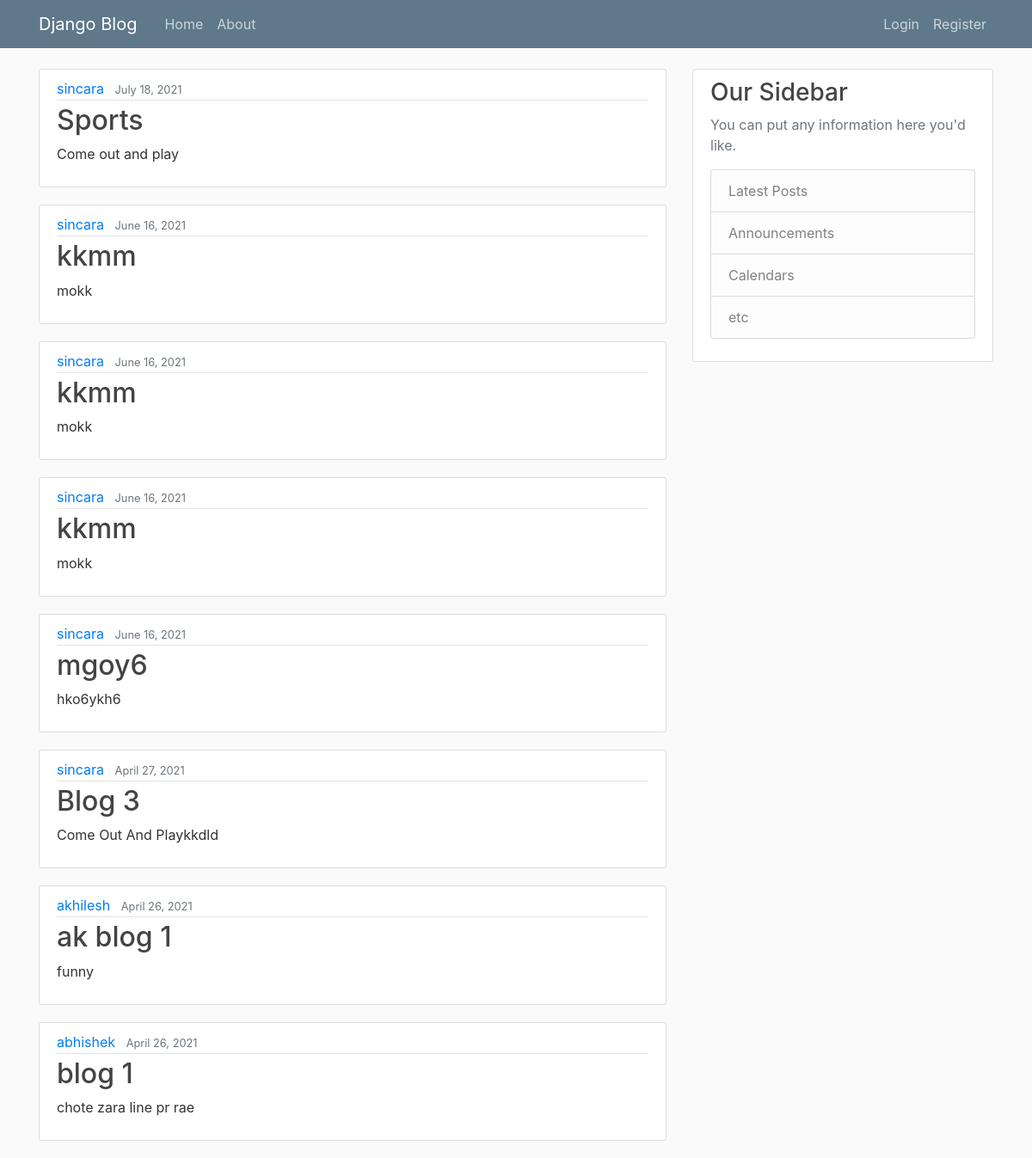
The page / on the database its author committed.
### blog/models.py (models this page shows, shortened)
class Post(models.Model):
    title=models.CharField(max_length=100)
    content=models.TextField()
    date_posted=models.DateTimeField(default=timezone.now)
    author=models.ForeignKey(User,on_delete=models.CASCADE)

### blog/views.py (the view)
# urls.py: urlpatterns=[path('',PostListView.as_view(),name='blog-home'),
class PostListView(ListView):
    model=Post
    template_name='blog/home.html'
    context_object_name='posts'
    ordering=['-date_posted']

### blog/templates/blog/home.html
{% extends "blog/base.html" %}
{% block content %}
    {% for post in posts%}
      <article class="media content-section">
        <div class="media-body">
          <div class="article-metadata">
            <a class="mr-2" href="#">{{ post.author }}</a>
            <small class="text-muted">{{ post.date_posted|date:"F d, Y" }}</small>
          </div>
          <h2><a class="article-title" href="{% url 'post-detail' post.id %}">{{ post.title }}</a></h2>
          <p class="article-content">{{ post.content }}</p>
        </div>
      </article>
    {%endfor%}
{% endblock content%}

### blog/templates/blog/base.html (shortened to what this page needs)
{% load static %}
<!DOCTYPE html>
<html>
<head>
     <link rel="stylesheet" href="https://maxcdn.bootstrapcdn.com/bootstrap/4.0.0/css/bootstrap.min.css">
     <link rel="stylesheet" type="text/css" href="{% static 'blog/main.css' %}">
</head>
<body>
    <header class="site-header">
        <nav class="navbar navbar-expand-md navbar-dark bg-steel fixed-top">
          <div class="container">
            <a class="navbar-brand mr-4" href="{% url 'blog-home'%}">Django Blog</a>
            <div class="collapse navbar-collapse" id="navbarToggle">
              <div class="navbar-nav mr-auto">
                <a class="nav-item nav-link" href="{% url 'blog-home'%}">Home</a>
                <a class="nav-item nav-link" href="{% url 'blog-about'%}">About</a>
              </div>
              <div class="navbar-nav">
                {% if user.is_authenticated %}
                  <a class="nav-item nav-link" href="{% url 'post-create' %}">New Post</a>
                  <a class="nav-item nav-link" href="{% url 'profile' %}">Profile</a>
                  <a class="nav-item nav-link" href="{% url 'logout' %}">Logout</a>
                {% else %}
                  <a class="nav-item nav-link" href="{% url 'login' %}">Login</a>
                  <a class="nav-item nav-link" href="{% url 'register'%}">Register</a>
                {% endif %}
              </div>
            </div>
          </div>
        </nav>
      </header>
    <main role="main" class="container">
        <div class="row">
          <div class="col-md-8">
            {% block content %}{% endblock %}
          </div>
          <div class="col-md-4">
            <div class="content-section">
              <h3>Our Sidebar</h3>
              <p class='text-muted'>You can put any information here you'd like.
                <ul class="list-group">
                  <li class="list-group-item list-group-item-light">Latest Posts</li>
                  <li class="list-group-item list-group-item-light">Announcements</li>
                  <li class="list-group-item list-group-item-light">Calendars</li>
                  <li class="list-group-item list-group-item-light">etc</li>
                </ul>
              </p>
            </div>
          </div>
        </div>
    </main>
</body>
</html>

### blog/static/blog/main.css (style rules this page uses)
body { background: #fafafa; color: #333333; margin-top: 5rem; }
h1, h2, h3, h4, h5, h6 { color: #444444; }
ul { margin: 0; }
.bg-steel { background-color: #5f788a; }
.site-header .navbar-nav .nav-link { color: #cbd5db; }
.content-section { background: #ffffff; padding: 10px 20px; border: 1px solid #dddddd; border-radius: 3px; margin-bottom: 20px; }
.article-title { color: #444444; }
.article-content { white-space: pre-line; }
.article-metadata { padding-bottom: 1px; margin-bottom: 4px; border-bottom: 1px solid #e3e3e3 }

### rows shown on the page
Post: author "sincara", date_posted "July 18, 2021", title "Sports", content "Come out and play"
Post: author "sincara", date_posted "June 16, 2021", title "kkmm", content "mokk"
Post: author "sincara", date_posted "June 16, 2021", title "kkmm", content "mokk"
Post: author "sincara", date_posted "June 16, 2021", title "kkmm", content "mokk"
Post: author "sincara", date_posted "June 16, 2021", title "mgoy6", content "hko6ykh6"
Post: author "sincara", date_posted "April 27, 2021", title "Blog 3", content "Come Out And Playkkdld"
Post: author "akhilesh", date_posted "April 26, 2021", title "ak blog 1", content "funny"
Post: author "abhishek", date_posted "April 26, 2021", title "blog 1", content "chote zara line pr rae"
